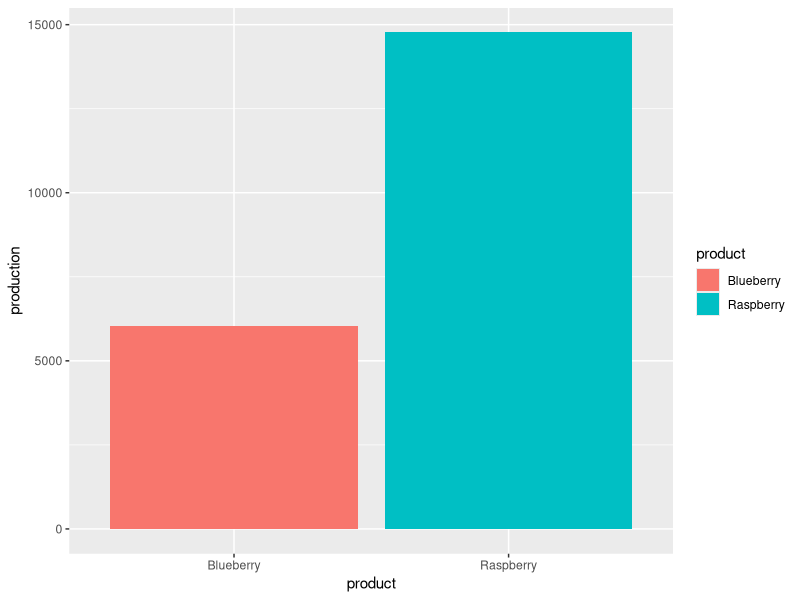
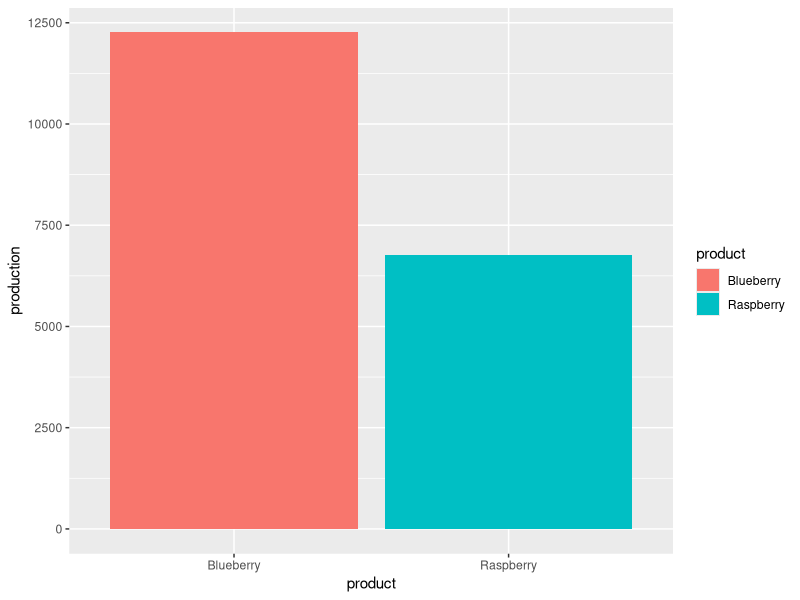
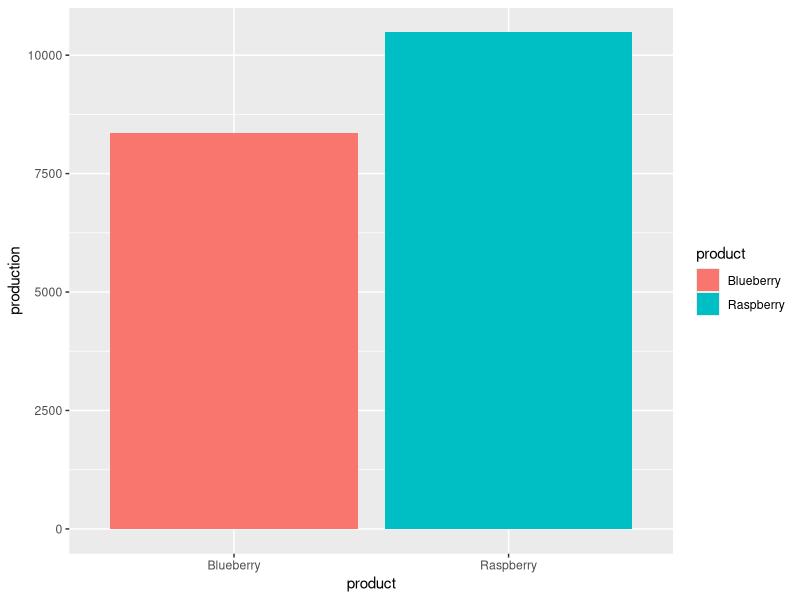

Write R code to recreate these figures, in order.
library(ggplot2)

france <- read.csv("data/France_production_2020.csv")
spain <- read.csv("data/Spain_production_2020.csv")
italy <- read.csv("data/Italy_production_2020.csv")

ggplot(france, aes(x = product, y = production, fill = product))+
  geom_col()

ggplot(spain, aes(x = product, y = production, fill = product))+
  geom_col()

ggplot(italy, aes(x = product, y = production, fill = product))+
  geom_col()
